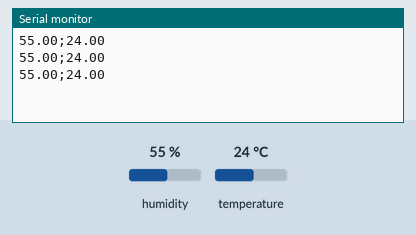
Bench run of a sketch on a simulated Arduino Uno, built with avr-gcc and run on an emulated ATmega328P. Parts: the last lines printed to the serial monitor. The test bench sets the inputs (shaded band); at power-on: humidity 55 %, temperature 24 °C.

Above: at 2.8 s.
2.9 s: humidity set to 22 %
At 5.5 s:
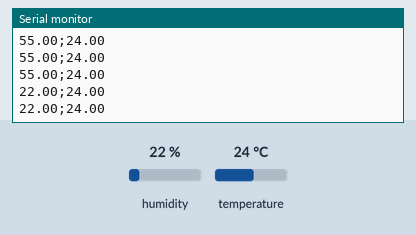
5.6 s: temperature set to 12 °C
At 6.5 s:
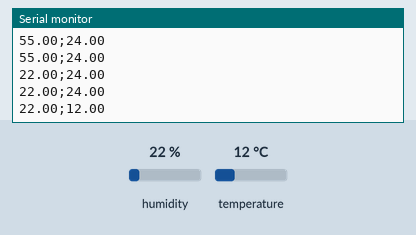
8.3 s: humidity set to 40 %
At 9.7 s:
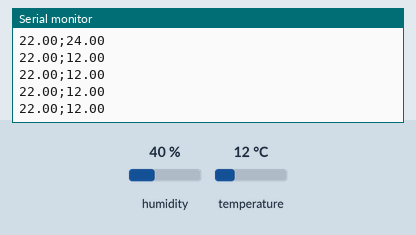
Timing chart, 0 to 11.3 s (numbered marks = the images above; inputs shaded):
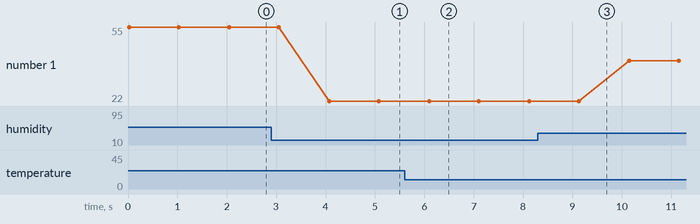

Measured:
- after the input at 2.9 s, the serial monitor: prints a new line after 1.2 s (image 1)
- after the input at 5.6 s, the serial monitor: prints a new line after 0.50 s (image 2)
- plotted number 1: 55 → 22 after the input at 2.9 s, 22 → 40 after the input at 8.3 s

The sketch:

CDHT11_v3.ino
```cpp
 #include "DHT.h" //Inclui uma biblioteca externa própria do sensor

  #define TIPO_SENSOR DHT11 //Define o sensor que está sendo utilizado
  const int PORTA_DHT11= A0; //Define em qual porta analógica está conectado

  DHT sensorDHT(PORTA_DHT11, TIPO_SENSOR); //Define que as informações coletadas se referem ao sensor informado

  void setup() {
    Serial.begin(9600); //Define a taxa de transferência em bits p/segundo para transmissão serial(baud rate)
  sensorDHT.begin(); //Iniciar a função atrelada ao sensorDHT
  }

  void loop() { //Define um processo que será feito em repetição

    float umidade = sensorDHT.readHumidity(); // Cria a variável e define o valor captado pela leitura
    float temperatura = sensorDHT.readTemperature(); // Cria a variável e define o valor captadop ela leitura

        Serial.print(umidade); //Preenche a string com o valor da variavel "umidade"
        Serial.print(";");
        Serial.println(temperatura);//Preenche a string com o valor da variavel "temperatura"

    delay (1000); //Define o tempo para refazer a ação do loop em ms
  }
```
